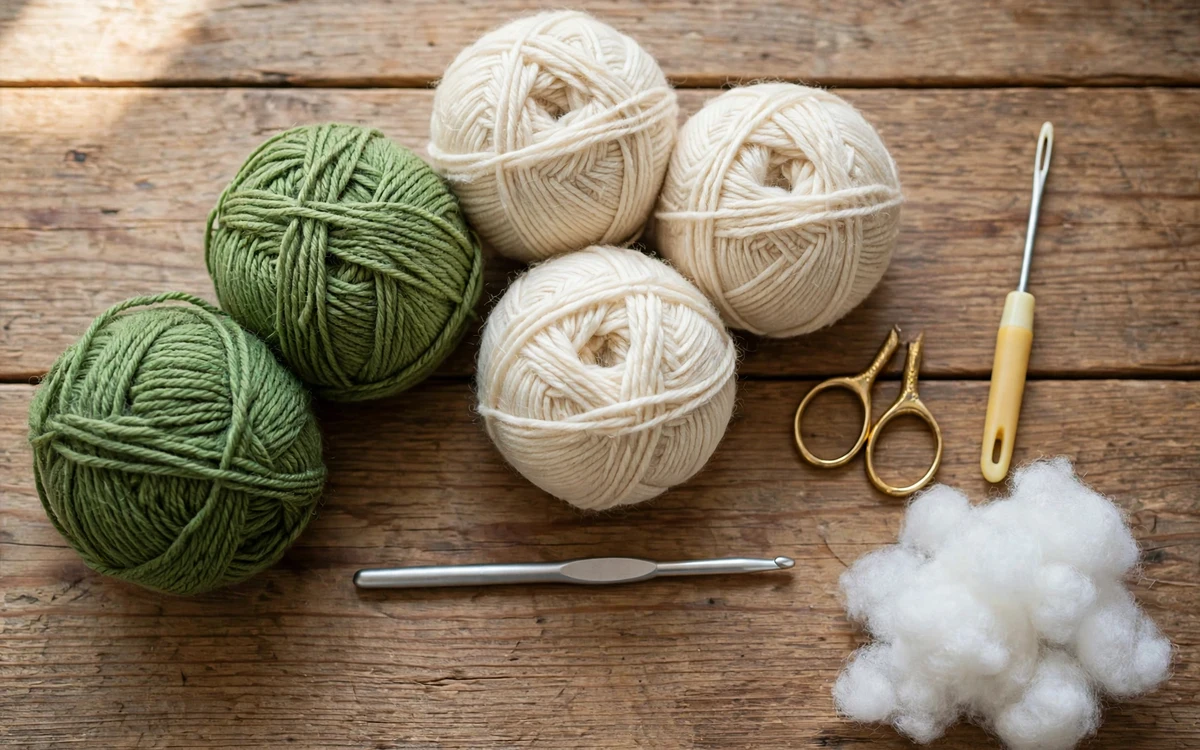
#> input picture assets/bobble-christmas-trees-set-of-three-materials.webp, 1200 x 750 px; its folder holds only this picture in this run
$ python build_card_thumbnails.py
#> lines starting #> are read from the running program, lines starting #| are printed output that depends on the picture
"""Build smaller card images without changing article originals."""
import json
from pathlib import Path
from PIL import Image, ImageOps

ROOT = Path(__file__).resolve().parents[1]
ASSETS = ROOT / "assets"
OUTPUT = ASSETS / "card-thumbnails"
manifest = {}
for source in sorted(ASSETS.rglob("*")):
    if not source.is_file() or OUTPUT in source.parents or source.suffix.lower() not in {".webp", ".jpg", ".jpeg", ".png"}:
        continue
    with Image.open(source) as image:
#> image is the input picture: PIL image 1200x750 RGB; mean R, G, B 138.7, 122.5, 100.2
        image = ImageOps.exif_transpose(image).convert("RGB")
        if image.width < 400:
            continue
        variants = {}
        for width in (400, 640, 960):
            if width > image.width:
                continue
            relative = source.relative_to(ASSETS)
            target = OUTPUT / relative.parent / (relative.name + "-" + str(width) + ".webp")
            target.parent.mkdir(parents=True, exist_ok=True)
            resized = image.resize((width, max(1, round(image.height * width / image.width))), Image.Resampling.LANCZOS)
            resized.save(target, "WEBP", quality=76, method=6)
            variants[str(width)] = "/" + target.relative_to(ROOT).as_posix()
#> this loop made 3 passes
#> pass 1, `resized = image.resize((width, max(1, round(image.height * width / ima..`:
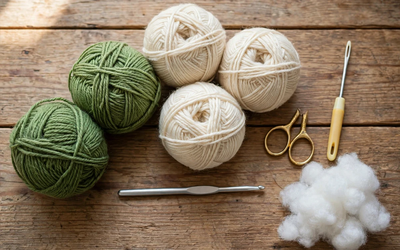
#> resized: PIL image 400x250 RGB; mean R, G, B 138.7, 122.5, 100.3
#> after the loop, variants = 3 items
        manifest["/" + source.relative_to(ROOT).as_posix()] = variants
OUTPUT.mkdir(parents=True, exist_ok=True)
(OUTPUT / "manifest.json").write_text(json.dumps(manifest, separators=(",", ":")) + "\n")
print("Built card thumbnails for", len(manifest), "images")
#| Built card thumbnails for 1 images
